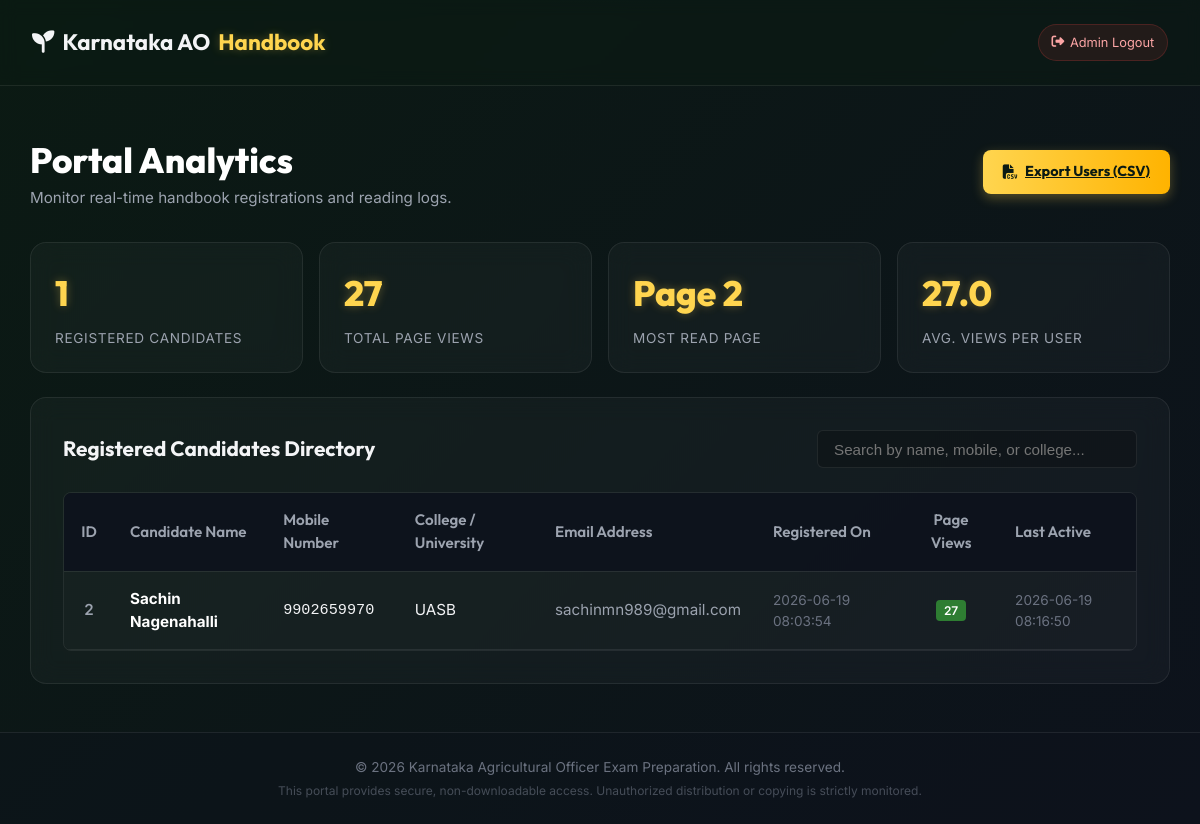
/admin (signed in), run on the app's committed database.
### tables this page shows
CREATE TABLE users (
            id INTEGER PRIMARY KEY AUTOINCREMENT,
            full_name TEXT NOT NULL,
            mobile_number TEXT NOT NULL UNIQUE,
            college_name TEXT NOT NULL,
            email_address TEXT,
            registration_date TIMESTAMP DEFAULT CURRENT_TIMESTAMP
        );

### app.py (the view, shortened to what this page needs)
@app.route('/admin', methods=['GET', 'POST'])
def admin():
    error = None
    is_admin = session.get('is_admin', False)
    if is_admin:
        users = database.get_all_users()
        stats = database.get_stats()
        return render_template('admin.html', is_admin=True, users=users, stats=stats)
    return render_template('admin.html', is_admin=False, error=error)

### database.py (called while the page is built)
def get_db_connection():
    conn = sqlite3.connect(DATABASE_PATH)
    conn.row_factory = sqlite3.Row
    return conn

def get_all_users():
    conn = get_db_connection()
    cursor = conn.cursor()
    query = '''
        SELECT
            u.id,
            u.full_name,
            u.mobile_number,
            u.college_name,
            u.email_address,
            u.registration_date,
            COUNT(CASE WHEN v.action_type = 'page_view' THEN 1 END) as total_page_views,
            MAX(v.viewed_at) as last_active
        FROM users u
        LEFT JOIN views v ON u.id = v.user_id
        GROUP BY u.id
        ORDER BY u.registration_date DESC
    '''
    cursor.execute(query)
    users = [dict(row) for row in cursor.fetchall()]
    conn.close()
    return users

def get_stats():
    conn = get_db_connection()
    cursor = conn.cursor()
    stats = {}
    cursor.execute("SELECT COUNT(*) FROM users")
    stats['total_users'] = cursor.fetchone()[0]
    cursor.execute("SELECT COUNT(*) FROM views WHERE action_type = 'page_view'")
    stats['total_views'] = cursor.fetchone()[0]
    cursor.execute('''
        SELECT DATE(registration_date) as reg_date, COUNT(*) as count
        FROM users
        GROUP BY reg_date
        ORDER BY reg_date ASC
        LIMIT 30
    ''')
    stats['daily_registrations'] = [dict(row) for row in cursor.fetchall()]
    cursor.execute('''
        SELECT page_number, COUNT(*) as count
        FROM views
        WHERE action_type = 'page_view'
        GROUP BY page_number
        ORDER BY count DESC
        LIMIT 5
    ''')
    stats['top_pages'] = [dict(row) for row in cursor.fetchall()]
    conn.close()
    return stats

### templates/admin.html (shortened to what this page needs)
{% extends "base.html" %}
{% block header_actions %}
{% if is_admin %}
<div class="toolbar-group">
    <a href="/admin/logout" class="toolbar-btn" style="border-radius: 20px; font-size: 0.8rem; background: rgba(239, 68, 68, 0.1); border-color: rgba(239, 68, 68, 0.2); color: #fca5a5; text-decoration: none;">
        <i class="fa-solid fa-sign-out-alt"></i> Admin Logout
    </a>
</div>
{% endif %}
{% endblock %}
{% block content %}
<div class="admin-container">
    {% if not is_admin %}
    <div class="glass-container form-card" style="margin: 0 auto;">
        <h1 class="form-title">Admin Dashboard</h1>
        <p class="form-subtitle">Enter admin password to access analytics and user lists.</p>
        {% if error %}
        <div style="background: rgba(239, 68, 68, 0.15); border: 1px solid rgba(239, 68, 68, 0.3); color: #fca5a5; padding: 0.75rem; border-radius: 8px; font-size: 0.9rem; margin-bottom: 1.5rem; text-align: center;">
            {{ error }}
        </div>
        {% endif %}
        <form method="POST" action="/admin">
            <div class="form-group" style="margin-bottom: 2rem;">
                <label for="password" class="form-label">Admin Password</label>
                <input type="password" id="password" name="password" class="form-control" placeholder="••••••••" required>
            </div>
            <button type="submit" class="btn">
                <i class="fa-solid fa-lock-open"></i> Login to Dashboard
            </button>
        </form>
    </div>
    {% else %}
    <div style="display: flex; justify-content: space-between; align-items: center; flex-wrap: wrap; gap: 1rem; margin-bottom: 0.5rem;">
        <div>
            <h1 style="font-family: var(--font-heading); font-weight: 800; font-size: 2.2rem; color: #fff;">Portal Analytics</h1>
            <p style="color: var(--text-secondary); font-size: 0.95rem;">Monitor real-time handbook registrations and reading logs.</p>
        </div>
        <a href="/admin/export" class="btn" style="width: auto; padding: 0.7rem 1.25rem; font-size: 0.9rem; background: linear-gradient(90deg, #ffd54f 0%, #ffb300 100%); color: #0b1a13; font-weight: 700; box-shadow: 0 4px 12px var(--accent-glow);">
            <i class="fa-solid fa-file-csv"></i> Export Users (CSV)
        </a>
    </div>
    <div class="stats-grid">
        <div class="glass-container stat-card">
            <span class="stat-val">{{ stats.total_users }}</span>
            <span class="stat-label">Registered Candidates</span>
        </div>
        <div class="glass-container stat-card">
            <span class="stat-val">{{ stats.total_views }}</span>
            <span class="stat-label">Total Page Views</span>
        </div>
        <div class="glass-container stat-card">
            <span class="stat-val">
                {% if stats.top_pages %}
                    Page {{ stats.top_pages[0].page_number }}
                {% else %}
                    N/A
                {% endif %}
            </span>
            <span class="stat-label">Most Read Page</span>
        </div>
        <div class="glass-container stat-card">
            <span class="stat-val">
                {% if stats.total_users > 0 %}
                    {{ (stats.total_views / stats.total_users) | round(1) }}
                {% else %}
                    0
                {% endif %}
            </span>
            <span class="stat-label">Avg. Views Per User</span>
        </div>
    </div>
    <div class="glass-container" style="padding: 2rem;">
        <div class="admin-controls" style="margin-bottom: 1.5rem;">
            <h2 style="font-family: var(--font-heading); font-size: 1.3rem; font-weight: 700;">Registered Candidates Directory</h2>
            <div class="search-wrapper">
                <input type="text" id="adminSearchInput" class="search-input" placeholder="Search by name, mobile, or college...">
            </div>
        </div>
        <div class="table-responsive">
            <table class="user-table" id="usersTable">
                <thead>
                    <tr>
                        <th style="width: 50px;" class="text-center">ID</th>
                        <th>Candidate Name</th>
                        <th>Mobile Number</th>
                        <th>College / University</th>
                        <th>Email Address</th>
                        <th>Registered On</th>
                        <th class="text-center">Page Views</th>
                        <th>Last Active</th>
                    </tr>
                </thead>
                <tbody>
                    {% for user in users %}
                    <tr>
                        <td class="text-center" style="font-weight: 600; color: var(--text-secondary);">{{ user.id }}</td>
                        <td style="font-weight: 700; color: #fff;">{{ user.full_name }}</td>
                        <td style="font-family: monospace; font-size: 0.95rem;">{{ user.mobile_number }}</td>
                        <td>{{ user.college_name }}</td>
                        <td style="color: var(--text-secondary);">{{ user.email_address or '—' }}</td>
                        <td style="font-size: 0.85rem; color: var(--text-muted);">{{ user.registration_date }}</td>
                        <td class="text-center"><span class="badge">{{ user.total_page_views }}</span></td>
                        <td style="font-size: 0.85rem; color: var(--text-muted);">{{ user.last_active or '—' }}</td>
                    </tr>
                    {% endfor %}
                </tbody>
            </table>
        </div>
    </div>
    {% endif %}
</div>
{% endblock %}

### templates/base.html (shortened to what this page needs)
<!DOCTYPE html>
<html lang="en">
<head>
    <link rel="stylesheet" href="{{ url_for('static', filename='css/style.css') }}">
    <link rel="stylesheet" href="https://cdnjs.cloudflare.com/ajax/libs/font-awesome/6.4.0/css/all.min.css">
</head>
<body class="no-select">
    <header>
        <a href="/" class="logo">
            <i class="fa-solid fa-seedling"></i> Karnataka AO <span>Handbook</span>
        </a>
        {% block header_actions %}{% endblock %}
    </header>
    <main>
        {% block content %}{% endblock %}
    </main>
    <footer>
        <p>&copy; 2026 Karnataka Agricultural Officer Exam Preparation. All rights reserved.</p>
        <p style="font-size: 0.75rem; margin-top: 0.25rem; opacity: 0.6;">This portal provides secure, non-downloadable access. Unauthorized distribution or copying is strictly monitored.</p>
    </footer>
</body>
</html>

### static/css/style.css (style rules this page uses)
:root { --bg-gradient: linear-gradient(135deg, #0b1a13 0%, #0d121c 100%); --primary-color: #2e7d32; --primary-glow: rgba(46, 125, 50, 0.4); --accent-color: #ffd54f; --accent-glow: rgba(255, 213, 79, 0.3); --card-bg: rgba(255, 255, 255, 0.03); --card-border: rgba(255, 255, 255, 0.08); --card-hover-border: rgba(255, 255, 255, 0.15); --text-primary: #f3f4f6; --text-secondary: #9ca3af; --text-muted: #6b7280; --error-color: #ef4444; --success-color: #10b981; --font-heading: 'Outfit', 'Inter', sans-serif; --font-body: 'Inter', sans-serif; --transition-smooth: all 0.3s cubic-bezier(0.4, 0, 0.2, 1); }
* { box-sizing: border-box; margin: 0; padding: 0; -webkit-font-smoothing: antialiased; -moz-osx-font-smoothing: grayscale; }
body { background: var(--bg-gradient); color: var(--text-primary); font-family: var(--font-body); min-height: 100vh; display: flex; flex-direction: column; overflow-x: hidden; line-height: 1.5; }
.no-select { -webkit-user-select: none; -moz-user-select: none; -ms-user-select: none; user-select: none; }
.glass-container { background: var(--card-bg); border: 1px solid var(--card-border); backdrop-filter: blur(12px); -webkit-backdrop-filter: blur(12px); border-radius: 16px; transition: var(--transition-smooth); }
header { padding: 1.5rem 2rem; display: flex; justify-content: space-between; align-items: center; border-bottom: 1px solid var(--card-border); background: rgba(11, 26, 19, 0.5); backdrop-filter: blur(8px); -webkit-backdrop-filter: blur(8px); z-index: 10; }
.logo { font-family: var(--font-heading); font-weight: 700; font-size: 1.4rem; color: var(--text-primary); display: flex; align-items: center; gap: 0.5rem; text-decoration: none; }
.logo span { color: var(--accent-color); text-shadow: 0 0 10px var(--accent-glow); }
main { flex: 1; display: flex; align-items: center; justify-content: center; padding: 2rem 1rem; position: relative; }
footer { padding: 1.5rem; text-align: center; font-size: 0.85rem; color: var(--text-muted); border-top: 1px solid var(--card-border); background: rgba(13, 18, 28, 0.4); }
.btn { background: linear-gradient(90deg, var(--primary-color) 0%, #388e3c 100%); color: white; border: none; border-radius: 8px; padding: 0.9rem 1.5rem; font-family: var(--font-heading); font-weight: 600; font-size: 1rem; cursor: pointer; transition: var(--transition-smooth); width: 100%; display: inline-flex; justify-content: center; align-items: center; gap: 0.5rem; box-shadow: 0 4px 12px var(--primary-glow); }
.toolbar-group { display: flex; align-items: center; gap: 0.5rem; }
.toolbar-btn { background: rgba(255, 255, 255, 0.05); border: 1px solid var(--card-border); color: var(--text-primary); padding: 0.5rem 0.8rem; border-radius: 6px; cursor: pointer; font-size: 0.9rem; display: inline-flex; align-items: center; gap: 0.35rem; transition: var(--transition-smooth); }
.admin-container { width: 95vw; max-width: 1200px; display: flex; flex-direction: column; gap: 1.5rem; padding: 1rem 0; }
.stats-grid { display: grid; grid-template-columns: repeat(auto-fit, minmax(220px, 1fr)); gap: 1rem; }
.stat-card { padding: 1.5rem; display: flex; flex-direction: column; gap: 0.5rem; }
.stat-val { font-family: var(--font-heading); font-size: 2.2rem; font-weight: 800; color: var(--accent-color); text-shadow: 0 0 10px var(--accent-glow); }
.stat-label { color: var(--text-secondary); font-size: 0.85rem; text-transform: uppercase; letter-spacing: 0.05em; }
.admin-controls { display: flex; justify-content: space-between; align-items: center; flex-wrap: wrap; gap: 1rem; }
.search-wrapper { position: relative; max-width: 320px; width: 100%; }
.search-input { background: rgba(0, 0, 0, 0.2); border: 1px solid var(--card-border); border-radius: 6px; padding: 0.6rem 1rem; color: var(--text-primary); width: 100%; font-size: 0.95rem; }
.table-responsive { overflow-x: auto; border-radius: 8px; border: 1px solid var(--card-border); }
.user-table { width: 100%; border-collapse: collapse; text-align: left; font-size: 0.95rem; }
.user-table th { background: rgba(13, 18, 28, 0.9); padding: 1rem; font-family: var(--font-heading); font-weight: 600; color: var(--text-secondary); border-bottom: 1px solid var(--card-border); }
.user-table td { padding: 1rem; border-bottom: 1px solid var(--card-border); background: rgba(255, 255, 255, 0.01); }
.badge { background: var(--primary-color); color: white; padding: 0.2rem 0.5rem; border-radius: 4px; font-size: 0.75rem; font-weight: 600; }
.text-center { text-align: center; }

### data on the page
users: id "2", full_name "Sachin Nagenahalli", mobile_number "9902659970", college_name "UASB", email_address "sachinmn989@gmail.com", registration_date "2026-06-19 08:03:54", total_page_views "27", last_active "2026-06-19 08:16:50"

### other printed values
{{ stats.total_users }} "1"
{{ stats.total_views }} "27"
{{ stats.top_pages[0].page_number }} "2"
{{ (stats.total_views / stats.total_users) | round(1) }} "27.0"
